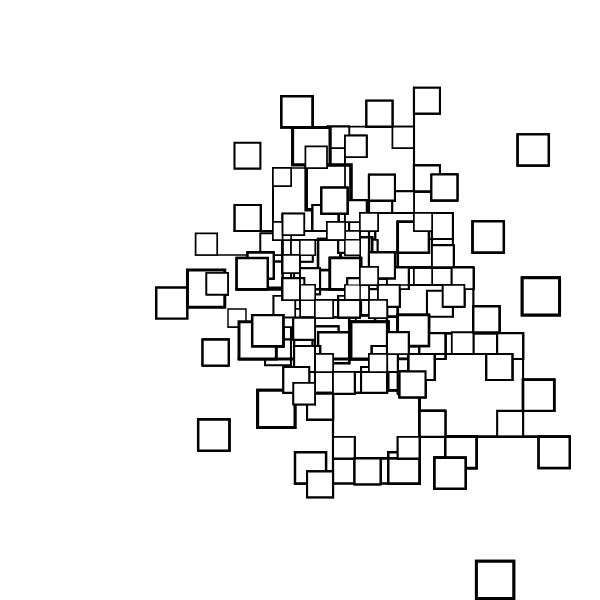
Frame 1 (no input)
Frame 60 (no input): identical to frame 1, image omitted
Frame 120 (the mouse pressed at the canvas centre since frame 60): identical to frame 1, image omitted

The p5.js sketch that drew this single still picture (run headless with seeded random() and noise() and a simulated clock; from frame 60 on, the mouse is pressed at the canvas centre):

// p5.js sketch
// ── sketch.js

// Point = P, Rectangle = R, line = F, Line*4 = D
// You can play around with length, angle, strokeweight, colors,...

let premise = 'R';
  let rules = {
    R:'[Rffff>R]D+R',
  
  }
let bigRule;


let length = 50;
let angle = 90;

function setup() {
  createCanvas(600, 600);
  angleMode(DEGREES);
  bigRule = resolveRules(premise, rules, 5);
  print(bigRule);
  
}

function draw() {
  background('white');
  stroke('black');
  strokeWeight(4);
  //noFill();
  translate(width / 2, height / 2);
  rotate(-90);
  scale(0.3);

  drawShape(bigRule);
   // angle += 1;
  // length += 0.1;
}

function resolveRules(startRule, rules, depth) {
  let endRule = '';
  for (let currentLetter of startRule) {
    if (currentLetter in rules) {
      endRule += rules[currentLetter];
    } else {
      endRule += currentLetter;
    }
  }
  if (depth >= 1) {
    endRule = resolveRules(endRule, rules, depth - 1);
  }
  return endRule;
}


function drawShape(rule)  {
  for (let c of rule) {
    if (c === 'F') {
      line(0, 0, length, 0);
      translate(length, 0);
    } else if (c === 'R') {
      rect(0, 0, length, length);
      translate(length, 0);
    } else if (c === 'P') {
      point(0, 0);
      translate(length/2, 0);
    } else if (c === 'D') {
      line(0, 0, length * 4, 0);
      translate(length*4, 0);
    } else if (c === 'f') {
      translate(0, length, 0);
    } else if (c === '+') {
      rotate(angle);
    } else if (c === '-') {
      rotate(-angle);
    } else if (c === '[') {
      push();
    } else if (c === ']') {
      pop();
    } else if (c === '>') {
      scale(1.2);
    } else if (c === '<') {
      scale(0.8);
   
    }
  }
}
